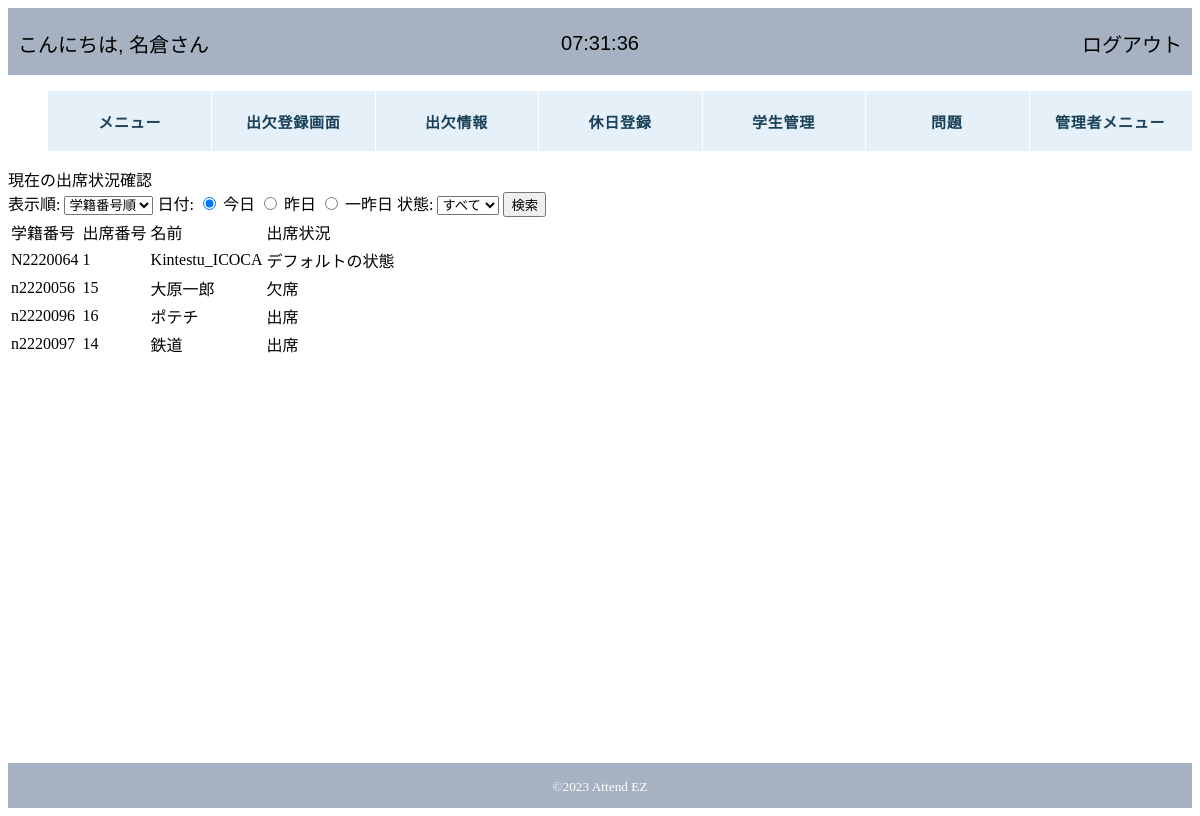
The app's page /attendez/tes.php (signed in), older data.
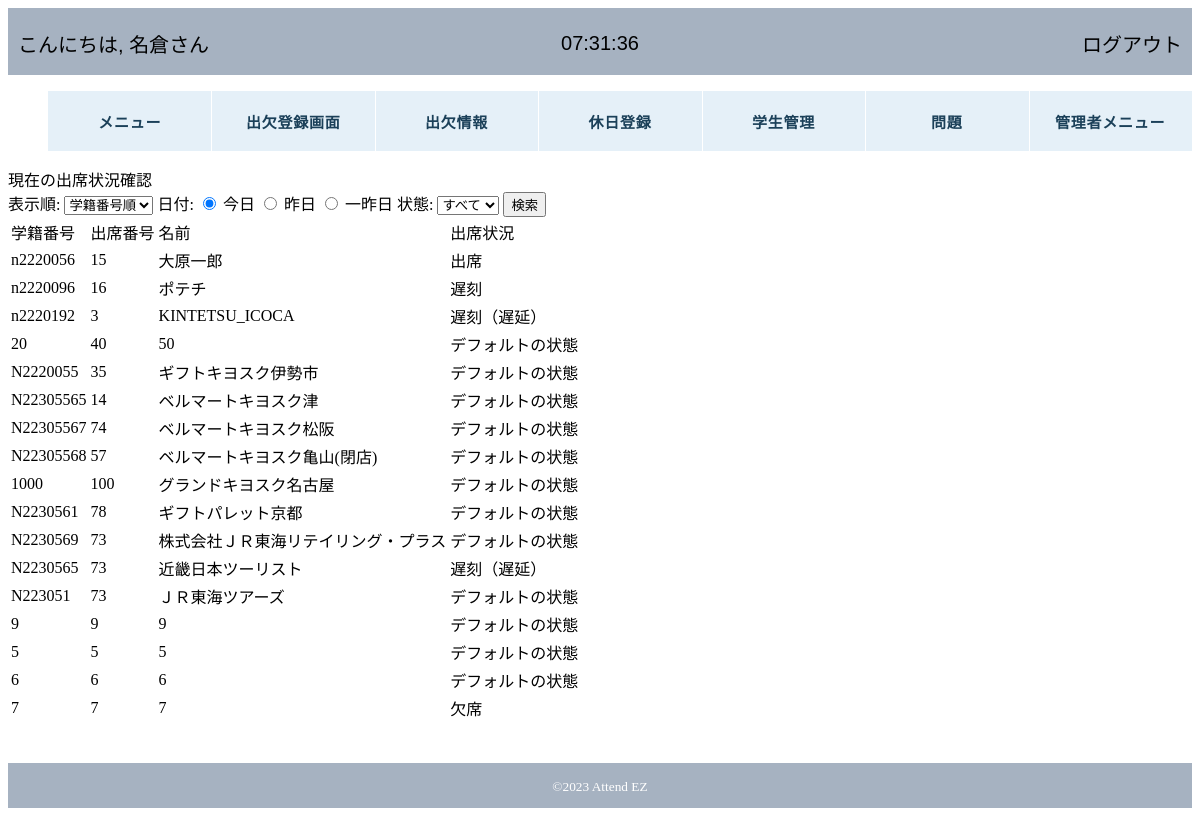
The same page, newer data.
### tables this page shows
CREATE TABLE IF NOT EXISTS `students_info` (
  `id` int(11) NOT NULL,
  `IDM` varchar(20) NOT NULL DEFAULT '',
  `student_number` varchar(255) NOT NULL,
  `class` varchar(11) NOT NULL,
  `attendance_number` int(3) NOT NULL,
  `name` varchar(255) NOT NULL,
  `password` varchar(255) NOT NULL
);

### attendez/tes.php (the view, shortened to what this page needs)
<?php require 'header.php'; ?>
<?php
if(isset($_POST['display'])){
  $display = isset($_POST['display']) ? $_POST['display'] : '学籍番号順';
}else{
  $display = '学籍番号順';
}
if(isset($_POST['date_option'])){
    $date_option = isset($_POST['date_option']) ? $_POST['date_option'] : '';
  }else{
    $date_option = 'today';
  }
if(isset($_POST['situation'])){
  $situation = isset($_POST['situation']) ? $_POST['situation'] : '';
}else{
  $situation = 'すべて';
}
?>
<div class="attend_state">
    現在の出席状況確認
    <form action="" method="post" name="attendanceFilterForm">
    表示順:
        <select name="display">
            <option value="学籍番号順" <?php if ($display === '学籍番号順') echo 'selected'; ?>>学籍番号順</option>
        </select>
日付:
<input type="radio" name="date_option" value="today" <?php if ($date_option === 'today') echo 'checked'; ?>> 今日
<input type="radio" name="date_option" value="yesterday" <?php if ($date_option === 'yesterday') echo 'checked'; ?>> 昨日
<input type="radio" name="date_option" value="day_before_yesterday" <?php if ($date_option === 'day_before_yesterday') echo 'checked'; ?>> 一昨日
状態:
<select name= "situation">
<option value = "すべて" <?php if ($situation === 'すべて') echo 'selected'; ?>>すべて</option>
</select>
<?php
  echo '<input type="submit" value="検索">';
  echo '</form>';
  echo '</div>';
?>
<?php
$pdo = new PDO('mysql:host=localhost;dbname=2023_attendez;charset=utf8', 'root', '');
$students = $pdo->prepare('SELECT student_number, attendance_number, name FROM students_info');
$attendstatus = $pdo->prepare('SELECT student_number, date, status FROM myapp_attendstatus');
$students->execute();
$attendstatus->execute();
if ($_SERVER["REQUEST_METHOD"] === "POST") {
    $display = isset($_POST['display']) ? $_POST['display'] : '学籍番号順';
    $situation = isset($_POST['situation']) ? $_POST['situation'] : '';
    $sql = 'SELECT students_info.student_number, students_info.attendance_number, students_info.name, myapp_attendstatus.status
            FROM students_info
            LEFT JOIN myapp_attendstatus ON students_info.student_number = myapp_attendstatus.student_number';
    if (!empty($situation) && $situation !== 'すべて') {
        $sql .= ' WHERE myapp_attendstatus.status = :situation';
    }
    if ($display === '学籍番号順') {
        $sql .= ' ORDER BY students_info.student_number';
    } elseif ($display === '出席番号順') {
        $sql .= ' ORDER BY students_info.attendance_number';
    }
    $students = $pdo->prepare($sql);
    if (!empty($situation) && $situation !== 'すべて') {
        $students->bindParam(':situation', $situation);
    }
    $students->execute();
  }else {
    echo '<table>';
    echo '<tr><td>学籍番号</td><td>出席番号</td><td>名前</td><td>出席状況</td></tr>';
    $studentStatusMap = array();
    foreach ($attendstatus as $attendstatu) {
        $studentNumber = $attendstatu['student_number'];
        $status = $attendstatu['status'];
        $studentStatusMap[$studentNumber] = $status;
    }
    foreach ($students as $student) {
        $student_number = $student['student_number'];
        $attendance_number = $student['attendance_number'];
        $name = $student['name'];
        $studentStatus = isset($studentStatusMap[$student_number]) ? $studentStatusMap[$student_number] : 'デフォルトの状態';
        echo '<tr><td>', $student_number, '</td><td>', $attendance_number, '</td><td>', $name, '</td><td>', $studentStatus, '</td></tr>';
    }
    echo '</table>';
  }
?>
<?php require 'footer.php';?>

Row changes from the older to the newer data that the page shows:
removed students_info: student_number "N2220064", attendance_number "1", name "Kintestu_ICOCA", student_number "デフォルトの状態"
changed students_info "大原一郎": student_number "欠席" → "出席"
computed for students_info "ポテチ": student_number "出席" → "遅刻"
changed students_info: student_number "n2220097" → "n2220192"; attendance_number "14" → "3"; name "鉄道" → "KINTETSU_ICOCA"; student_number "出席" → "遅刻（遅延）"
added students_info: student_number "20", attendance_number "40", name "50", student_number "デフォルトの状態"
added students_info: student_number "N2220055", attendance_number "35", name "ギフトキヨスク伊勢市", student_number "デフォルトの状態"
added students_info: student_number "N22305565", attendance_number "14", name "ベルマートキヨスク津", student_number "デフォルトの状態"
added students_info: student_number "N22305567", attendance_number "74", name "ベルマートキヨスク松阪", student_number "デフォルトの状態"
added students_info: student_number "N22305568", attendance_number "57", name "ベルマートキヨスク亀山(閉店)", student_number "デフォルトの状態"
added students_info: student_number "1000", attendance_number "100", name "グランドキヨスク名古屋", student_number "デフォルトの状態"
added students_info: student_number "N2230561", attendance_number "78", name "ギフトパレット京都", student_number "デフォルトの状態"
added students_info: student_number "N2230569", attendance_number "73", name "株式会社ＪＲ東海リテイリング・プラス", student_number "デフォルトの状態"
added students_info: student_number "N2230565", attendance_number "73", name "近畿日本ツーリスト", student_number "遅刻（遅延）"
added students_info: student_number "N223051", attendance_number "73", name "ＪＲ東海ツアーズ", student_number "デフォルトの状態"
added students_info: student_number "9", attendance_number "9", name "9", student_number "デフォルトの状態"
added students_info: student_number "5", attendance_number "5", name "5", student_number "デフォルトの状態"
added students_info: student_number "6", attendance_number "6", name "6", student_number "デフォルトの状態"
added students_info: student_number "7", attendance_number "7", name "7", student_number "欠席"
